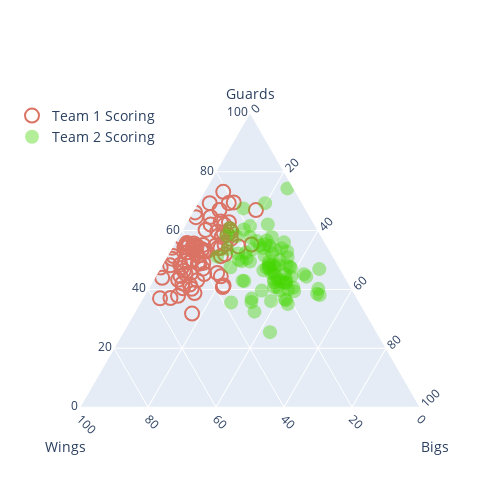

Notebook code for this chart:
### Markdown cell above
### That's a good start but we can dive deeper on the layout of the actual plot

### Code cell
fig = go.Figure()

fig.add_trace(go.Scatterternary(
    {
    'name': 'Team 1 Scoring', 
    'mode': 'markers',
    'a': [i for i in map(lambda x: x['Guards'], datatm1)], 
    'b': [i for i in map(lambda x: x['Bigs'], datatm1)],
    'c': [i for i in map(lambda x: x['Wings'], datatm1)], 
    'marker': 
        {
        'symbol': 100, 
        'color': '#DB7365', 
        'size': 14,
        'line': {'width': 2} 
        }
    }
))

fig.add_trace(go.Scatterternary(
    {
    'name': 'Team 2 Scoring',
    'mode': 'markers',
    'a': [i for i in map(lambda x: x['Guards'], datatm2)],
    'b': [i for i in map(lambda x: x['Bigs'], datatm2)],
    'c': [i for i in map(lambda x: x['Wings'], datatm2)],
    'marker': 
        {
        'color': '#44D500',
        'size': 14,
        'opacity': 0.4
        }
    }
))

# We'll create this custom function to stylize each of our three component axes
def makeAxis(title, tickangle):
    return {
      'title': title, # Set the name of the actual axis so that it doesn't just say "Component A" like above
      'titlefont': { 'size': 14 }, # Stylize the font of the axis titles
      'tickangle': tickangle, # Rotate the tick labels
      'tickfont': { 'size': 12 }, # Style the font of the tick labels
      'showgrid': True # We could turn off the grid you see above, but let's go ahead and keep it for now
    }

# And now we can define the actual layout of the Plotly figure
fig.update_layout({
    # Update the layout of the actual graph
    'ternary': {
        'sum': 100, # We want the axes to sum to 100 rather than 1 so that the percentage are more intuitive
        'aaxis': makeAxis('Guards', 0), # Stylize the 'Guards' axis using the above function; no label rotation
        'baxis': makeAxis('<br>Wings', 45), # Stylize the 'Wings' axis; rotate ticks labels 45 degrees
        'caxis': makeAxis('<br>Bigs', -45) # Stylize the 'Bigs' axis; rotate ticks labels -45 degrees
    },
    
    # Update the layout of the rest of the graph components like the legend and figure size
    'legend': {'x': -0.2,
               'y': 1,
               'font': {'size': 14}},
    'width': 500,
    'height': 500
})

fig.show()
